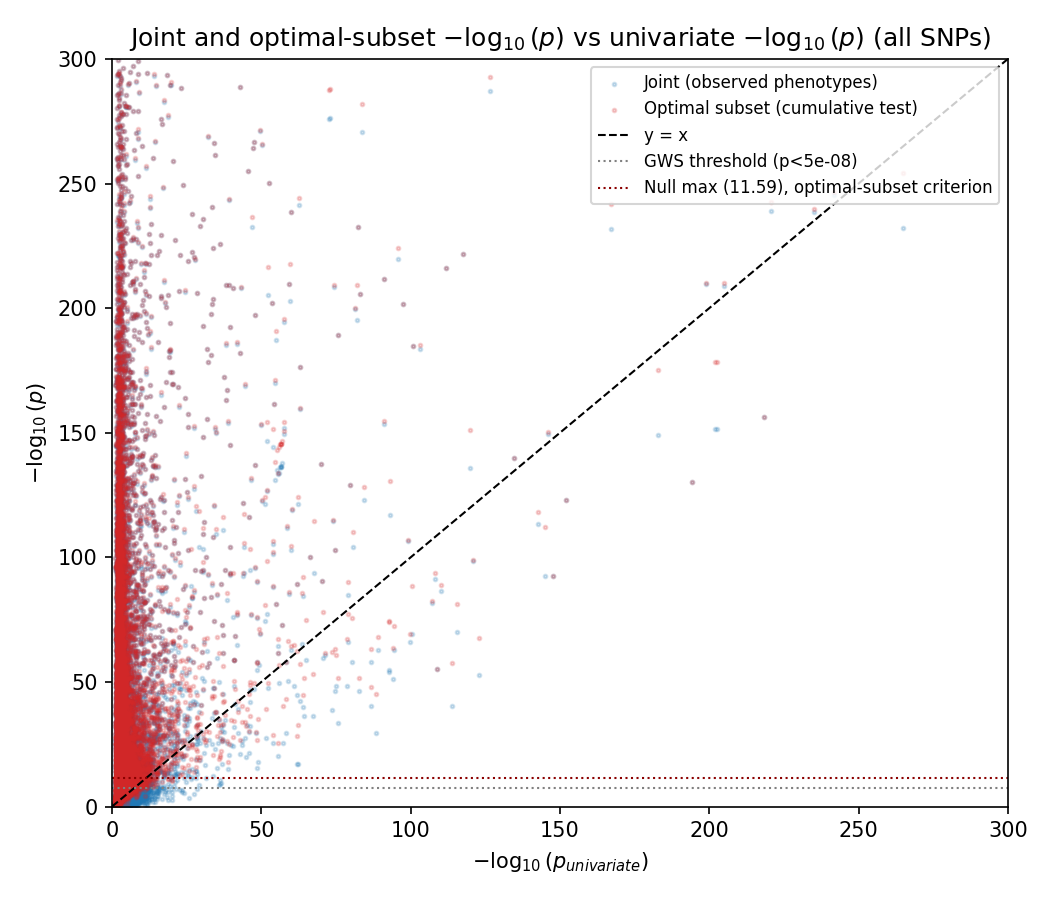

This chart was generated by the following Python code:
import polars as pl
import numpy as np
import matplotlib
matplotlib.use("Agg")
import matplotlib.pyplot as plt

base_out    = "/path/to/output/directory"
final_path  = f"{base_out}/final_output_table.parquet"
null_path   = f"{base_out}/cumulative_joint_test_null.parquet"
pv_path     = "/path/to/pvalue_matrix.npy"
contam_path = f"{base_out}/eigenvalue_contamination_scan.parquet"
fig_path    = f"{base_out}/qqplot_optimal_subset_vs_univariate.png"

GWS = -np.log10(5e-8)

if __name__ == '__main__':
    df = pl.scan_parquet(final_path).select(
        ["n_optimal_phenotypes", "neglog10p_optimal_set", "neglog10p_joint_observed_phenotypes"]
    ).collect().with_row_index("row_idx")

    pv = np.load(pv_path)
    with np.errstate(divide='ignore'):
        uni_neglog10p = -np.log10(pv[:, 0])

    opt_k      = df["n_optimal_phenotypes"].to_numpy()
    opt_logp   = df["neglog10p_optimal_set"].to_numpy()
    joint_logp = df["neglog10p_joint_observed_phenotypes"].to_numpy()
    row_idx    = df["row_idx"].to_numpy()
    N          = df.height

    null_max = float(pl.read_parquet(null_path)["peak_log10p"].max())
    print(f"Null max (optimal-subset significance threshold): {null_max:.6f}")

    uni_sig   = uni_neglog10p > GWS
    joint_sig = joint_logp > GWS
    opt_sig   = opt_logp > null_max
    print(f"optimal-subset significant: {opt_sig.sum():,}")

    cats = {
        "None significant":              (~uni_sig) & (~opt_sig) & (~joint_sig),
        "Univariate only":                 uni_sig  & (~opt_sig) & (~joint_sig),
        "Joint only":                    (~uni_sig) & (~opt_sig) &   joint_sig,
        "Optimal subset only":           (~uni_sig) &   opt_sig  & (~joint_sig),
        "Univariate + Joint":              uni_sig  & (~opt_sig) &   joint_sig,
        "Univariate + Optimal subset":     uni_sig  &   opt_sig  & (~joint_sig),
        "Joint + Optimal subset":       (~uni_sig) &   opt_sig  &   joint_sig,
        "All three":                       uni_sig  &   opt_sig  &   joint_sig,
    }
    print("\nContingency table")
    for k, v in cats.items():
        c = int(v.sum())
        print(f"  {k:<30} {c:>10,} ({100*c/N:.4f}%)")

    subset_specific      = opt_sig & (~joint_sig)
    subset_specific_only = subset_specific & (~uni_sig)
    print(f"\nSubset-specific (optimal-sig, joint-not-sig): {subset_specific.sum():,}")
    print(f"  of these, not univariate-sig either:         {subset_specific_only.sum():,}")
    print(f"  of these, also univariate-sig:                {(subset_specific & uni_sig).sum():,}")

    contam_rows = set(
        pl.read_parquet(contam_path).filter(pl.col("frac_small") > 0.5)["row_idx"].to_list()
    )
    ss_rows = set(row_idx[subset_specific].tolist())
    n_contam_in_ss = len(contam_rows & ss_rows)
    print(f"\nOf the {subset_specific.sum():,} subset-specific SNPs, "
          f"{n_contam_in_ss} are eigenvalue-degenerate artifacts "
          f"(scan_eigenvalue_contamination.py's frac_small>0.5 flag) -> "
          f"{subset_specific.sum() - n_contam_in_ss:,} clean subset-specific discoveries.")

    print(f"\nn_optimal_phenotypes (peak k):")
    print(f"  subset-specific (median):        {np.nanmedian(opt_k[subset_specific]):.0f}")
    print(f"  joint+optimal both sig (median): {np.nanmedian(opt_k[opt_sig & joint_sig]):.0f}")

    joint_gt_opt = joint_logp > opt_logp
    print(f"\nneglog10p_joint_observed_phenotypes > neglog10p_optimal_set: "
          f"{joint_gt_opt.sum():,} ({100*joint_gt_opt.sum()/N:.4f}%)")

    # --- Figure ---
    rng = np.random.default_rng(0)
    sample_size = min(400_000, N)
    sample_idx = rng.choice(N, size=sample_size, replace=False)
    plot_idx = np.union1d(sample_idx, np.where(opt_sig)[0])

    fig, ax = plt.subplots(figsize=(7, 6))
    ax.scatter(uni_neglog10p[plot_idx], joint_logp[plot_idx], s=3, alpha=0.2,
               color='tab:blue', label='Joint (observed phenotypes)', rasterized=True)
    ax.scatter(uni_neglog10p[plot_idx], opt_logp[plot_idx], s=3, alpha=0.2,
               color='tab:red', label='Optimal subset (cumulative test)', rasterized=True)
    ax.plot([0, 300], [0, 300], 'k--', lw=1, label='y = x')
    ax.axhline(GWS, color='gray', linestyle=':', lw=1, label='GWS threshold (p<5e-08)')
    ax.axhline(null_max, color='darkred', linestyle=':', lw=1,
               label=f'Null max ({null_max:.2f}), optimal-subset criterion')
    ax.set_xlim(0, 300)
    ax.set_ylim(0, 300)
    ax.set_xlabel(r'$-\log_{10}(p_{univariate})$')
    ax.set_ylabel(r'$-\log_{10}(p)$')
    ax.set_title('Joint and optimal-subset $-\\log_{10}(p)$ vs univariate $-\\log_{10}(p)$ (all SNPs)')
    ax.legend(fontsize=8, loc='upper right')
    fig.tight_layout()
    fig.savefig(fig_path, dpi=150)
    print(f"\nSaved -> {fig_path}")
